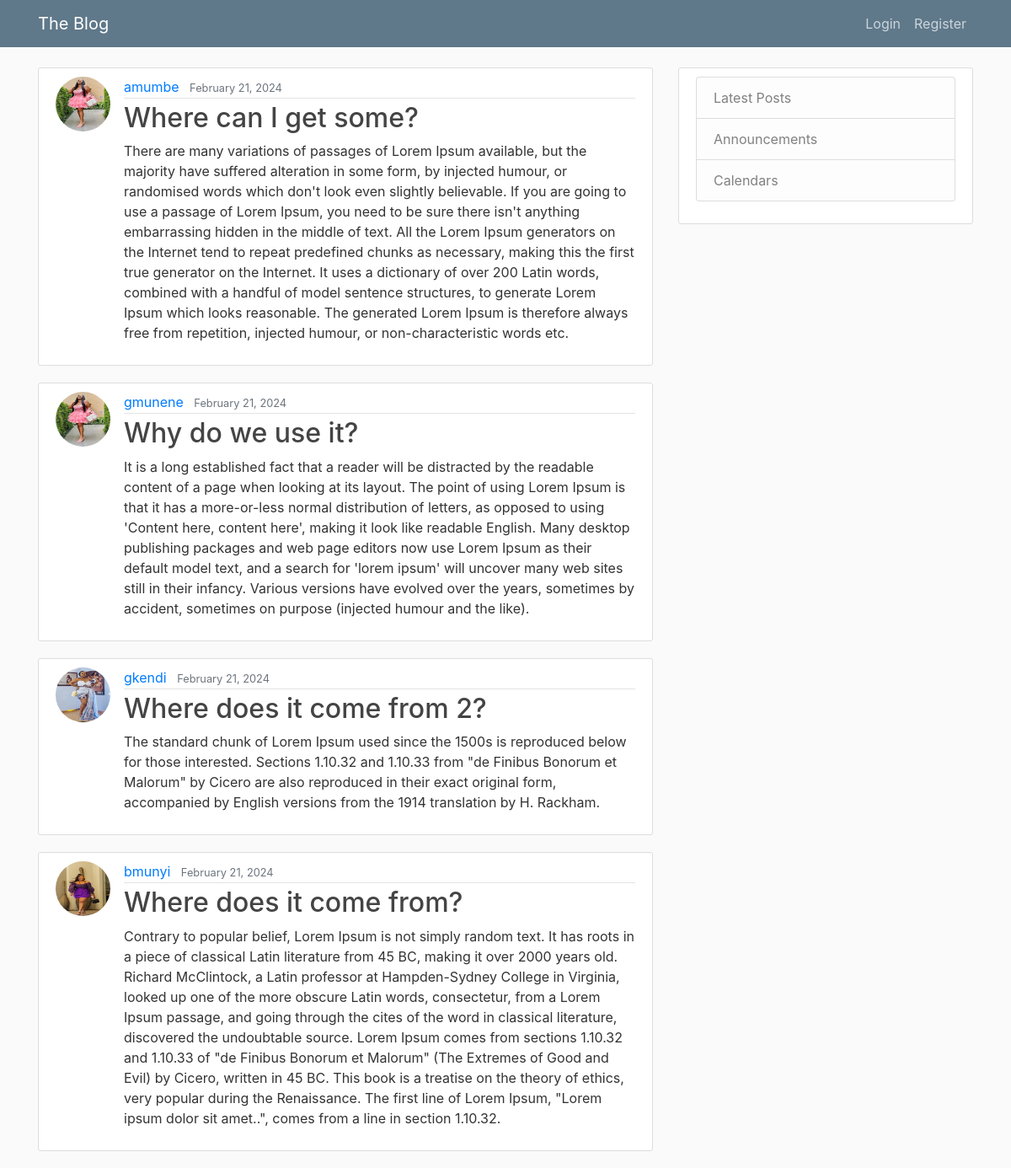
Before: / with the older database file.
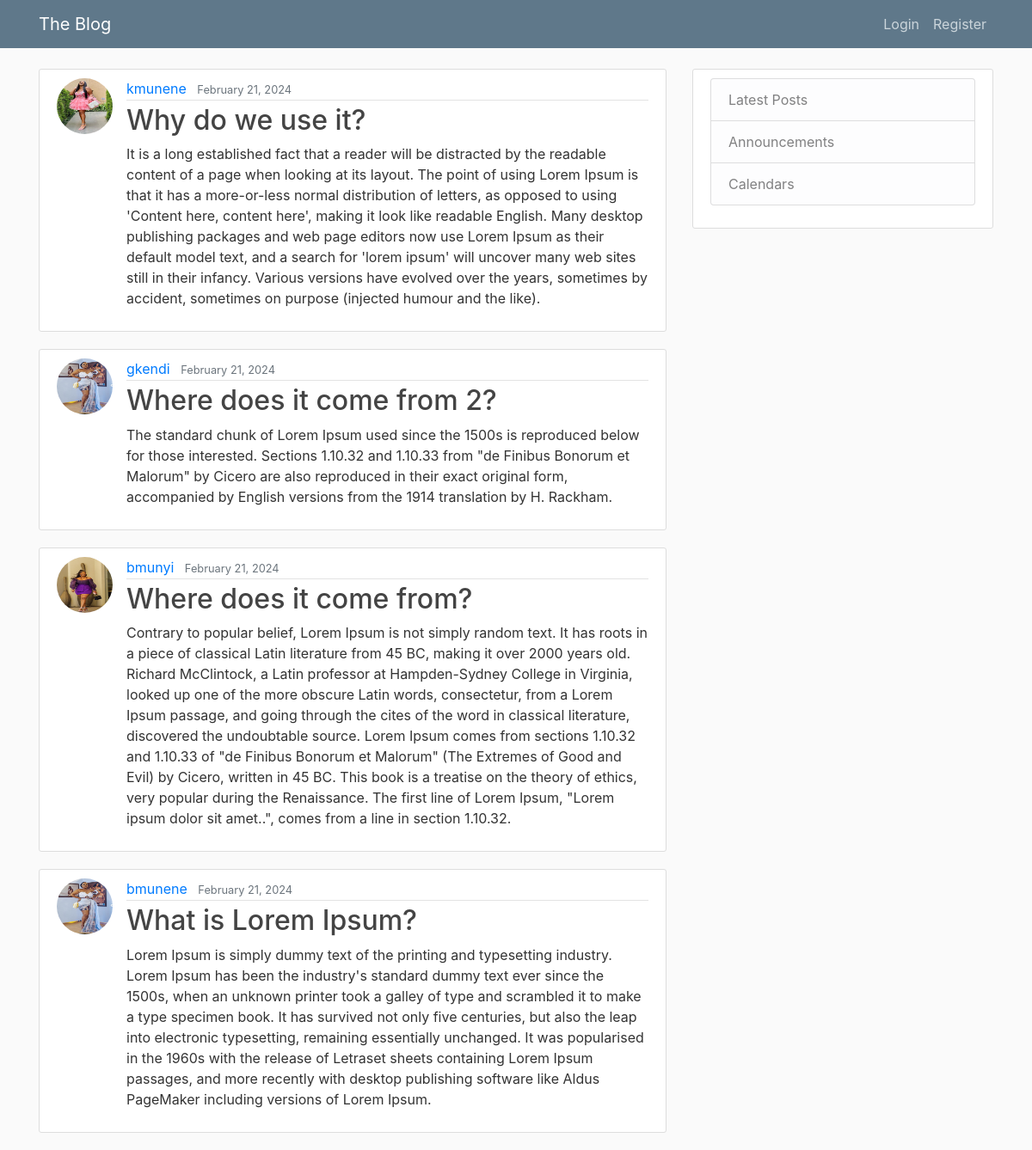
After: the same page with the newer database file.
### blogApp/models.py (models this page shows, shortened)
class Post(models.Model):
    title = models.CharField(max_length=100)
    content = models.TextField()
    date_posted = models.DateTimeField(default=timezone.now)
    author = models.ForeignKey(User, on_delete=models.CASCADE)

### users/models.py (models this page shows, shortened)
class Profile(models.Model):
    user = models.OneToOneField(User, on_delete=models.CASCADE)
    image = models.ImageField(default="default.png", upload_to="profile_pics")

### blogApp/views.py (the view)
# urls.py: path("", PostListView.as_view(), name="blog-home"),
class PostListView(ListView):
    model = Post
    template_name = "blogApp/home.html"
    context_object_name = "posts"
    ordering = ["-date_posted"]
    paginate_by = 4

### blogApp/templates/blogApp/home.html
{% extends "blogApp/base.html" %} {% block content %} {% for post in posts %}
<article class="media content-section">
  <img class="rounded-circle article-img" src="{{ post.author.profile.image.url }}">
  <div class="media-body">
    <div class="article-metadata">
      <a class="mr-2" href="#">{{ post.author }}</a>
      <small class="text-muted">{{ post.date_posted|date:'F d, Y' }}</small>
    </div>
    <h2><a class="article-title" href="{% url 'post-detail' post.id %}">{{ post.title }}</a></h2>
    <p class="article-content">{{ post.content }}</p>
  </div>
</article>
{% endfor %} {% endblock content %}

Changed rows visible on the page:
no longer on this page (row unchanged): Post: author.profile.image (picture), author "amumbe", date_posted "February 21, 2024", title "Where can I get some?", content "There are many variations of passages of Lorem Ipsum available, but the majority have suffered alteration in some form, by injected humour, or randomised words which don't look even slightly believable. If you are going to use a passage of Lorem Ipsum, you need to be sure there isn't anything embarrassing hidden in the middle of text. All the Lorem Ipsum generators on the Internet tend to repeat predefined chunks as necessary, making this the first true generator on the Internet. It uses a dictionary of over 200 Latin words, combined with a handful of model sentence structures, to generate Lorem Ipsum which looks reasonable. The generated Lorem Ipsum is therefore always free from…"
no longer on this page (row unchanged): Post: author.profile.image (picture), author "gmunene", date_posted "February 21, 2024", title "Why do we use it?", content "It is a long established fact that a reader will be distracted by the readable content of a page when looking at its layout. The point of using Lorem Ipsum is that it has a more-or-less normal distribution of letters, as opposed to using 'Content here, content here', making it look like readable English. Many desktop publishing packages and web page editors now use Lorem Ipsum as their default model text, and a search for 'lorem ipsum' will uncover many web sites still in their infancy. Various versions have evolved over the years, sometimes by accident, sometimes on purpose (injected humour and the like)."
added Post: author.profile.image (picture), author "kmunene", date_posted "February 21, 2024", title "Why do we use it?", content "It is a long established fact that a reader will be distracted by the readable content of a page when looking at its layout. The point of using Lorem Ipsum is that it has a more-or-less normal distribution of letters, as opposed to using 'Content here, content here', making it look like readable English. Many desktop publishing packages and web page editors now use Lorem Ipsum as their default model text, and a search for 'lorem ipsum' will uncover many web sites still in their infancy. Various versions have evolved over the years, sometimes by accident, sometimes on purpose (injected humour and the like)."
added Post: author.profile.image (placeholder picture), author "bmunene", date_posted "February 21, 2024", title "What is Lorem Ipsum?", content "Lorem Ipsum is simply dummy text of the printing and typesetting industry. Lorem Ipsum has been the industry's standard dummy text ever since the 1500s, when an unknown printer took a galley of type and scrambled it to make a type specimen book. It has survived not only five centuries, but also the leap into electronic typesetting, remaining essentially unchanged. It was popularised in the 1960s with the release of Letraset sheets containing Lorem Ipsum passages, and more recently with desktop publishing software like Aldus PageMaker including versions of Lorem Ipsum."
